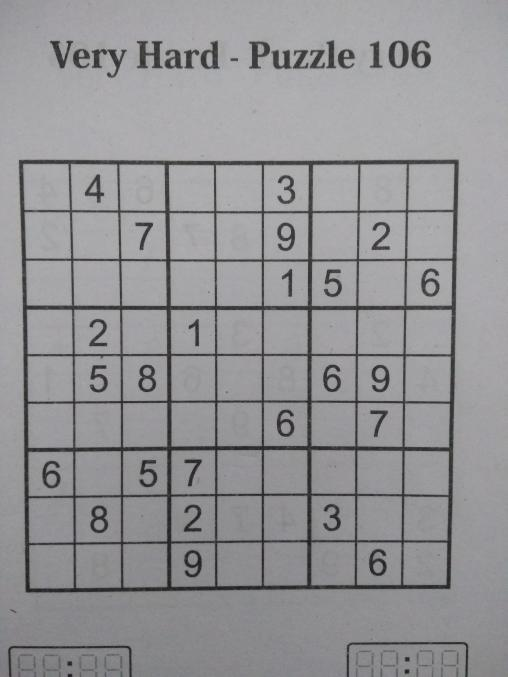
#> input picture Test Images/sudoku3.jpg, 508 x 677 px
$ python main.py
#> lines starting #> are read from the running program, lines starting #| are printed output that depends on the picture; after the words box and inside, x2 and y2 are one past the last pixel; in counts of white or black regions, pixels touching at a corner belong together
### SudokuReader.py
import cv2
import numpy as np
from shapely.geometry import LineString, Point
import pytesseract
import SudokuSolver

#Given an image, attempts to find and read the sudoku grid at the centre of it
#Uses openCV's Canny edge detection + Hough lines to find all the lines in the image
#Filters these down through various metrics to find the ones composing the sudoku grid
#Finds the intersection points of all these lines
#Uses these intersection points to find the edges of and crop out each square
#Runs Tesseract OCR on the squares to find the number within it (or lack thereof)
#Returns a 2d array of the read sudoku grid (with 0s as blank squares)
def readSudoku(filename):
    image = loadImage(filename)
    edges, threshed = preprocessImage(image)

    #Sorted into horizontal and vertical lines to make calculating the grid of intersection points easier
    hlines, vlines = getSudokuGridLines(edges, image)
    drawLines(hlines + vlines, image)

    #a 2D grid of tuples. Then a square is defined by its top left intersection point and the bottom right one
    intersections = findIntersectionPoints(hlines, vlines)
    drawIntersectionPoints(intersections, image)

    cv2.imshow("Result", image)
    cv2.waitKey(1) #wait 1 ms after showing so that it actually appears

    board = constructBoard(threshed, intersections)
    return board

#Finds all the sudoko grid lines, separated into horizontal and vertical lines
def getSudokuGridLines(edges, image):
    lines = findAllHoughLines(edges)
    lines = removeDuplicates(lines)
    hlines, vlines = sortLinesByOrientation(lines)
    hlines, vlines = filterOutAdditionalLines(hlines, vlines, image)
    return (hlines, vlines)

#loads the image and downscales it to a sensible size if necessary so they fit on the monitor
def loadImage(filename):
    image = cv2.imread(filename)
    if image.shape[1] > 560 or image.shape[0] > 1000:
        image = cv2.resize(image, (560, 1000))

    return image

#computes the Canny edge detected image and the binary image, used for hough line detection and OCR respectively
def preprocessImage(image):
    gray = cv2.cvtColor(image, cv2.COLOR_BGR2GRAY)
    edges = cv2.Canny(gray, 80, 200, apertureSize=3)
    threshed = cv2.adaptiveThreshold(gray, 255, cv2.ADAPTIVE_THRESH_GAUSSIAN_C, cv2.THRESH_BINARY, 251, 1)

    return (edges, threshed)

#Just calls the openCV function
def findAllHoughLines(edges):
    return cv2.HoughLines(edges, 1, 3.1415/180, 125)


#filter out duplicate/very similar lines.
#If any two lines have similar rho and theta values, one is removed
def removeDuplicates(lines):
    dropList = set()
    for i, l1 in enumerate(lines):
        r1, t1 = l1[0]
        if i in dropList:
            continue

        for j, l2 in enumerate(lines):
            r2, t2 = l2[0]
            if i == j:
                continue

            if j in dropList:
                continue

            if abs(r1-r2) < 15 and abs(t1-t2) < 0.05:
                dropList.add(j)

    lines = lines.tolist()
    for i in range(len(lines)-1, -1, -1):
        if i in dropList:
            del lines[i]

    return lines

#partition the lines into horizontal and vertical lines.
#also converts the lines to cartesian coordinates and stores them in LineString objects for later geometry calculations
#rho, theta and x0 values are stored along with each line as they are needed for later analysis
def sortLinesByOrientation(lines):

    hlines = []
    vlines = []

    #find coord end points of lines, and organise them into horizontal/vertical
    for i in range(len(lines)):

        rho, theta = lines[i][0]
        a = np.cos(theta)
        b = np.sin(theta)
        x0 = a*rho
        y0 = b*rho

        x1 = int(x0 + 1000*(-b))
        y1 = int(y0 + 1000*(a))
        x2 = int(x0 - 1000*(-b))
        y2 = int(y0 - 1000*(a))


        line = LineString([(x1, y1), (x2, y2)])
        if theta < 3.1415/4:
            hlines.append((line, rho, theta, x0))
        else:
            vlines.append((line, rho, theta, y0))

    return (hlines, vlines)

#filter out unrealistic lines that aren't part of the sudoku grid
def filterOutAdditionalLines(hlines, vlines, image):
    for linelist in [hlines, vlines]:

        #if we already only have 10 lines then don't bother
        if len(linelist) <= 10:
            continue

        #all the lines in each list should have very similar theta values (ideally they should be parallel)
        #So we can remove the largest outlier until they do
        while thetaRange(linelist) > 0.1 and len(linelist) > 10:
            thetas = [x[2] for x in linelist]
            avg = sum(thetas)/len(thetas)

            maxDist = -1
            maxI = None
            for i in range(len(linelist)):
                dist = abs(linelist[i][2] - avg)
                if dist > maxDist:
                    maxDist = dist
                    maxI = i
            del linelist[maxI]

        #if further processing is still required
        if len(linelist) <= 10:
            continue

        #All lines are now parallel, so unneeded lines are likely outside of the grid itself
        #The grid is likely to be in the centre of the image
        #So we just keep the 10 lines closest to the centre
        #This is kind of crude but it seems to work
        midPoint = Point(image.shape[1]/2, image.shape[0]/2)
        linelist.sort(key=lambda x : x[0].distance(midPoint))

    return (hlines[:10], vlines[:10])

#used in filterOutAdditionalLines to determine if any rotational outliers remain
def thetaRange(linelist):
        thetas = [x[2] for x in linelist]
        return max(thetas) - min(thetas)

#draw the lines onto the image
def drawLines(lines, image):
    for line in lines:
        l = line[0]
        x1, y1, x2, y2 = l.bounds
        x1 = int(x1)
        x2 = int(x2)
        y1 = int(y1)
        y2 = int(y2)
        cv2.line(image, (x1, y1), (x2, y2), (0,255,0), 2)

#Since we stored the relevant coord from the midpoint of the line earlier, we can easily sort the lines into order
#Now, each list is from left to right or top to bottom, enabling us to easily find and store the intersection points
def findIntersectionPoints(hlines, vlines):
    hlines.sort(key=lambda x : x[3])
    vlines.sort(key=lambda x : x[3])

    intersections = []

    for l1 in hlines:
        myIntersections = []
        for l2 in vlines:
            point = l1[0].intersection(l2[0])
            myIntersections.append((point.x, point.y))
        intersections.append(myIntersections)

    return intersections

#draw the intersection points onto the image
def drawIntersectionPoints(intersections, image):
    for a in intersections:
        for b in a:
            cv2.line(image, (int(b[0]), int(b[1])), (int(b[0]), int(b[1])), (0, 0, 255), 5)

#Now that we have the intersection points defining the edges of each square, we read each square
#returns the final expected board state
def constructBoard(threshed, intersections):
    board = [[0 for x in range(9)] for y in range(9)]

    for i in range(9):
        for j in range(9):

            x1, y1 = intersections[i][j]
            x2, y2 = intersections[i+1][j+1]
            x1 = int(x1)
            x2 = int(x2)
            y1 = int(y1)
            y2 = int(y2)

            #crops out the relevant square
            square = threshed[y1:y2, x1:x2]

            #if we don't think there is a number in the square, then write a 0 into the board position and move on
            if not hasChar(square, x1, x2, y1, y2):
                board[j][i] = 0
                #save this square's image for debugging purposes
                cv2.imwrite("logs/"+str(i)+"-"+str(j)+".jpg", square)
                continue

            #when the square was cropped above, some of the grid lines may have been included
            #tesseract really can't stand this so we have to remove them
            square = cropLinesAtEdges(square, x1, x2, y1, y2)

            #saves this square's image for debugging purposes
            cv2.imwrite("logs/"+str(i)+"-"+str(j)+".jpg", square)

            #runs the tesseract OCR on the square, --psm 10 specifies that the image contains a single character
            t = pytesseract.image_to_string(square, config="--psm 10")

            if len(t) == 1 and t.isnumeric(): #if valid number
                board[j][i] = int(t)
            else:
                fixed = False
                #sometimes just has a '.' appended for some reason. This check saves us in that case
                if len(t) > 1:
                    for c in t:
                        if c.isnumeric():
                            board[j][i] = int(c)
                            fixed = True

                #if we couldnt get a guess, say the square is blank and pray
                if not fixed:
                    print(t, i, j)
                    board[j][i] = 0

    return board

#takes the average colour of the centre of the image
#The square is black on a white background (and binary)
#so if the average is too high then there cannot be a black character there
def hasChar(square, x1, x2, y1, y2):
    o = int((y2-y1)/4)

    centre = square[o:y2-y1-o, o:x2-x1-o]
    avg_color_per_row = np.average(centre, axis=0)
    avg_color = np.average(avg_color_per_row, axis=0)
    return np.max(avg_color) <= 220

#very crude, there must be a better way to do this but idk how
#walk in from the edges, flood filling any black squares we find until we can't detect the character any more
#then rollback one iteration and we have the cropped image
def cropLinesAtEdges(square, x1, x2, y1, y2):
    copy = square.copy()
    prev = copy.copy()
    k = 0
    while hasChar(copy, x1, x2, y1, y2):
        prev = copy.copy()
        for l in range(y2-y1):
            if copy[l][k] == 0:
                cv2.floodFill(copy, np.zeros((y2-y1+2, x2-x1+2), np.uint8), (k, l), 255)
            if copy[l][x2-x1-k-1] == 0:
                cv2.floodFill(copy, np.zeros((y2-y1+2, x2-x1+2), np.uint8), (x2-x1-k-1, l), 255)
        for l in range(x2-x1):
            if copy[k][l] == 0:
                cv2.floodFill(copy, np.zeros((y2-y1+2, x2-x1+2), np.uint8), (l, k), 255)
            if copy[y2-y1-k-1][l] == 0:
                cv2.floodFill(copy, np.zeros((y2-y1+2, x2-x1+2), np.uint8), (l, y2-y1-k-1), 255)
        k += 1

    return prev

### main.py
import SudokuReader
import SudokuSolver

def readAndSolveSudoku():
    board = SudokuReader.readSudoku("Test Images/sudoku3.jpg")
#> in loadImage, image is the input picture: shape (677, 508, 3); mean B, G, R 149.9, 147.8, 148
#> in preprocessImage, `edges = cv2.Canny(gray, 80, 200, apertureSize=3)`:
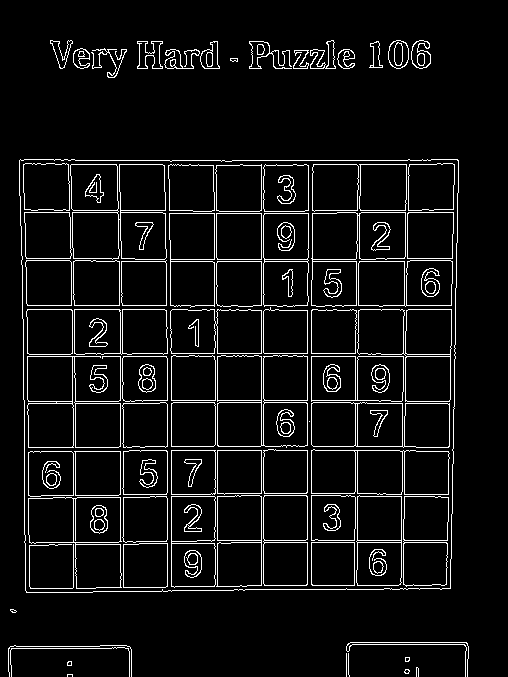
#> edges: shape (677, 508); 6.4% white in thin lines or dots, all inside (x1, y1, x2, y2) = (8, 40, 469, 677)
#> in preprocessImage, `threshed = cv2.adaptiveThreshold(gray, 255, cv2.ADAPTIVE_THRESH_GAUSSI..`:
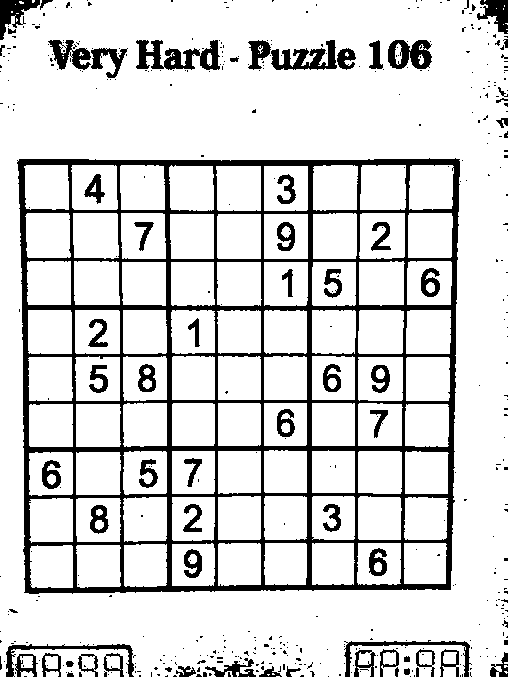
#> threshed: shape (677, 508); 84.9% white; 462 black regions (393 under 20 px), largest, box (x1, y1, x2, y2) and area: (17, 158, 460, 594) 33150, (136, 40, 220, 70) 1340, (271, 40, 337, 70) 989
#> in getSudokuGridLines, `lines = findAllHoughLines(edges)`: lines = 85 rows, first 8: [261, 0], [263, 0], [356, 1.57], [160, 1.57], [305, 1.57], [120, 0], [307, 0], [542, 1.57]
#> the loop in removeDuplicates, `for i, l1 in enumerate(lines):` made 85 passes
#> after the loop in removeDuplicates, `for i, l1 in enumerate(lines):`: dropList = 55 items
#> in removeDuplicates, `lines = lines.tolist()`: lines = 85 items
#> the loop in removeDuplicates, `for i in range(len(lines)-1, -1, -1):` made 85 passes
#> i on passes 1 to 8: 84, 83, 82, 81, 80, 79, 78, 77
#> in getSudokuGridLines, `lines = removeDuplicates(lines)`: lines = 30 items
#> the loop in sortLinesByOrientation, `for i in range(len(lines)): ` made 30 passes
#> (rho, theta, a, b, x0, y0, x1, y1) on passes 1 to 8: (261, 0, 1, 0, 261, 0, 261, 1000), (356, 1.57, 4.63e-05, 1, 0.0165, 356, -999, 356), (160, 1.57, 4.63e-05, 1, 0.00741, 160, -999, 160), (305, 1.57, 4.63e-05, 1, 0.0141, 305, -999, 305), (120, 0, 1, 0, 120, 0, 120, 1000), (307, 0, 1, 0, 307, 0, 307, 1000), (542, 1.57, 4.63e-05, 1, 0.0251, 542, -999, 542), (261, 1.57, 4.63e-05, 1, 0.0121, 261, -999, 261)
#> after the loop in sortLinesByOrientation, `for i in range(len(lines)):`: hlines = 10 items; vlines = 20 items
#> in getSudokuGridLines, `hlines, vlines = sortLinesByOrientation(lines)`: hlines = 10 items; vlines = 20 items
#> the loop in filterOutAdditionalLines, `for linelist in [hlines, vlines]:  #if we already only have 10 lines t..` made 2 passes
#> in getSudokuGridLines, `hlines, vlines = filterOutAdditionalLines(hlines, vlines, image)`: vlines = 10 items
#> the loop in drawLines, `for line in lines:` made 20 passes
#> (x1, y1, x2, y2) on passes 1 to 8: (261, -1000, 261, 1000), (120, -1000, 120, 1000), (307, -1000, 307, 1000), (217, -1000, 217, 1000), (357, -1000, 357, 1000), (171, -1000, 171, 1000), (391, -992, 426, 1006), (438, -991, 473, 1007)
#> after the loop in drawLines, `for line in lines:`:
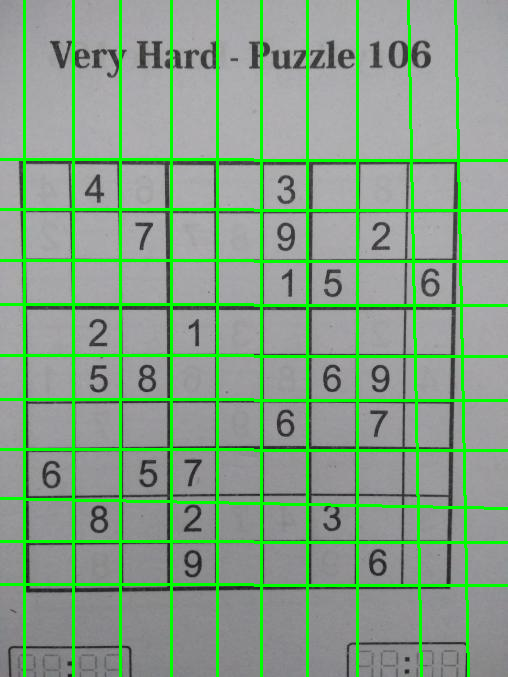
#> image: shape (677, 508, 3); 10.08% of pixels changed, all inside (x1, y1, x2, y2) = (0, 0, 508, 677)
#> the loop in findIntersectionPoints, `for l1 in hlines:` made 10 passes
#> the loop in drawIntersectionPoints, `for a in intersections:` made 10 passes
#> after the loop in drawIntersectionPoints, `for a in intersections:`:
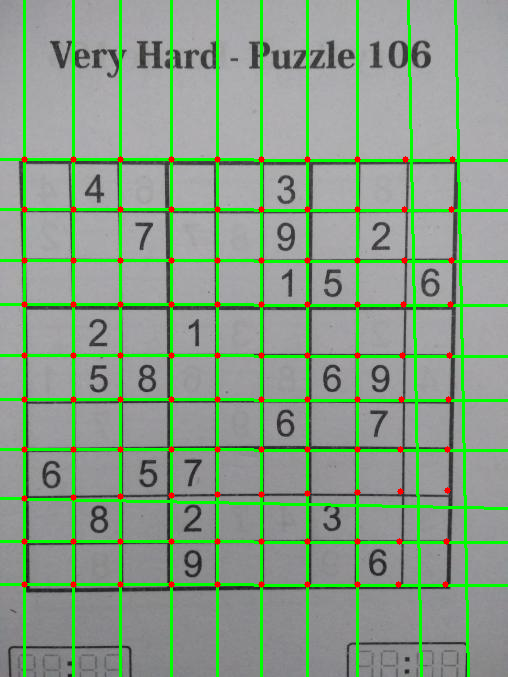
#> image: shape (677, 508, 3); 0.84% of pixels changed, all inside (x1, y1, x2, y2) = (21, 156, 456, 588)
#> the loop in constructBoard, `for i in range(9):` made 1 pass
#> pass 1, in constructBoard, `cv2.imwrite("logs/"+str(i)+"-"+str(j)+".jpg", square)`:
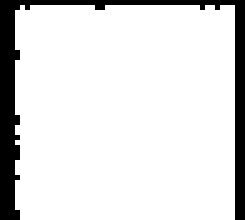
#> saved as 0-2.jpg: shape (44, 49) (shown 5 times larger); 87% white; 1 black region, box (x1, y1, x2, y2) and area: (0, 0, 49, 44) 281
#> pass 1, in constructBoard, `cv2.imwrite("logs/"+str(i)+"-"+str(j)+".jpg", square)`:
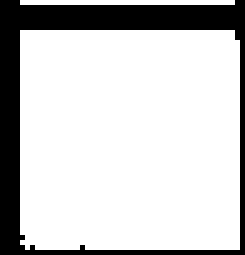
#> saved as 0-3.jpg: shape (51, 49) (shown 5 times larger); 79% white; 1 black region, box (x1, y1, x2, y2) and area: (0, 0, 49, 51) 526
#> after the loop in constructBoard, `for i in range(9):`:
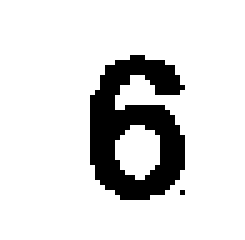
#> square: shape (48, 49) (shown 5 times larger); 85.9% white; 2 black regions (1 under 20 px), largest, box (x1, y1, x2, y2) and area: (18, 11, 37, 40) 330
#> after the loop in constructBoard, `for i in range(9):`: board = 9 items, first 6: [0, 0, 0, 0, 0, 0, 0, 0, 0], [0, 0, 0, 0, 0, 0, 0, 0, 0], [0, 0, 0, 0, 0, 0, 0, 0, 0], [0, 0, 0, 0, 0, 0, 0, 0, 0], [0, 0, 0, 0, 0, 0, 0, 0, 0], [0, 0, 0, 0, 0, 0, 0, 0, 0]

    SudokuSolver.printBoard(board, "Interpreted State of Board")
    print("\n\n")

    SudokuSolver.solveBoard(board, 0, -1)

if __name__ == "__main__":
    readAndSolveSudoku()
#> (the call stopped at in constructBoard, `t = pytesseract.image_to_string(square, config="--psm 10")`: pytesseract is not available in this run)

$ run again, with Test Images/sudoku1.jpg copied over Test Images/sudoku3.jpg
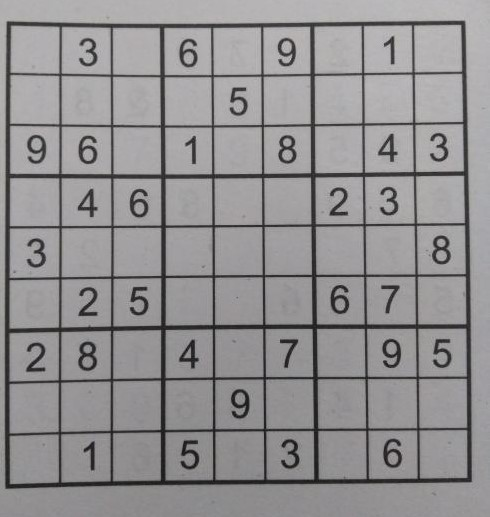
#> input picture Test Images/sudoku1.jpg, 490 x 517 px
#> in loadImage, image is the input picture: shape (517, 490, 3); mean B, G, R 145.1, 144, 145.8
#> edges: shape (517, 490); 8.6% white in thin lines or dots, all inside (x1, y1, x2, y2) = (4, 20, 472, 489)
#> threshed: shape (517, 490); 81.2% white; 99 black regions (66 under 20 px), largest, box (x1, y1, x2, y2) and area: (3, 20, 474, 490) 38091, (78, 341, 98, 372) 366, (178, 38, 198, 68) 351
#> in getSudokuGridLines, `lines = findAllHoughLines(edges)`: lines = 73 rows, first 8: [61, 0], [113, 0], [165, 0], [9, 0], [5, 0], [59, 0], [435, 1.55], [383, 1.55]
#> the loop in removeDuplicates, `for i, l1 in enumerate(lines):` made 73 passes
#> after the loop in removeDuplicates, `for i, l1 in enumerate(lines):`: dropList = 45 items
#> in removeDuplicates, `lines = lines.tolist()`: lines = 73 items
#> the loop in removeDuplicates, `for i in range(len(lines)-1, -1, -1):` made 73 passes
#> i on passes 1 to 8: 72, 71, 70, 69, 68, 67, 66, 65
#> in getSudokuGridLines, `lines = removeDuplicates(lines)`: lines = 28 items
#> the loop in sortLinesByOrientation, `for i in range(len(lines)): ` made 28 passes
#> (rho, theta, a, b, x0, y0, x1, y1) on passes 1 to 8: (61, 0, 1, 0, 61, 0, 61, 1000), (113, 0, 1, 0, 113, 0, 113, 1000), (165, 0, 1, 0, 165, 0, 165, 1000), (9, 0, 1, 0, 9, 0, 9, 1000), (435, 1.55, 0.0175, 1, 7.61, 434.9, -992, 452), (383, 1.55, 0.0175, 1, 6.7, 382.9, -993, 400), (212, 0, 1, 0, 212, 0, 212, 1000), (129, 1.55, 0.0175, 1, 2.26, 129, -997, 146)
#> after the loop in sortLinesByOrientation, `for i in range(len(lines)):`: hlines = 10 items; vlines = 18 items
#> in getSudokuGridLines, `hlines, vlines = sortLinesByOrientation(lines)`: hlines = 10 items; vlines = 18 items
#> the loop in filterOutAdditionalLines, `for linelist in [hlines, vlines]:  #if we already only have 10 lines t..` made 2 passes
#> in getSudokuGridLines, `hlines, vlines = filterOutAdditionalLines(hlines, vlines, image)`: vlines = 10 items
#> the loop in drawLines, `for line in lines:` made 20 passes
#> (x1, y1, x2, y2) on passes 1 to 8: (61, -1000, 61, 1000), (113, -1000, 113, 1000), (165, -1000, 165, 1000), (9, -1000, 9, 1000), (212, -1000, 212, 1000), (263, -1000, 263, 1000), (364, -1000, 364, 1000), (415, -1000, 415, 1000)
#> after the loop in drawLines, `for line in lines:`:
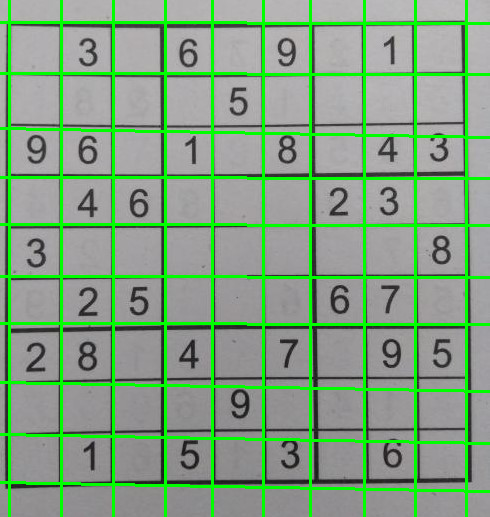
#> image: shape (517, 490, 3); 11.57% of pixels changed, all inside (x1, y1, x2, y2) = (0, 0, 490, 517)
#> the loop in findIntersectionPoints, `for l1 in hlines:` made 10 passes
#> the loop in drawIntersectionPoints, `for a in intersections:` made 10 passes
#> the loop in constructBoard, `for i in range(9):` made 1 pass
#> pass 1, in constructBoard, `cv2.imwrite("logs/"+str(i)+"-"+str(j)+".jpg", square)`:
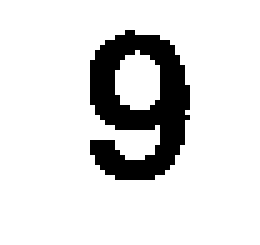
#> saved as 0-2.jpg: shape (49, 52) (shown 5 times larger); 86.3% white; 1 black region, box (x1, y1, x2, y2) and area: (18, 6, 38, 36) 348
#> after the loop in constructBoard, `for i in range(9):`: board = 9 items, first 6: [0, 0, 0, 0, 0, 0, 0, 0, 0], [0, 0, 0, 0, 0, 0, 0, 0, 0], [0, 0, 0, 0, 0, 0, 0, 0, 0], [0, 0, 0, 0, 0, 0, 0, 0, 0], [0, 0, 0, 0, 0, 0, 0, 0, 0], [0, 0, 0, 0, 0, 0, 0, 0, 0]
